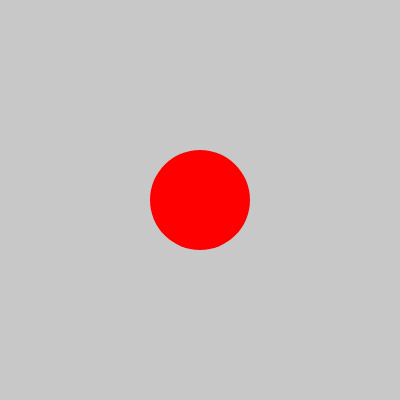
Frame 1 (no input)
Frame 60 (no input): identical to frame 1, image omitted
Frame 120 (the mouse pressed at the canvas centre since frame 60): identical to frame 1, image omitted

The p5.js sketch that drew this single still picture (run headless with seeded random() and noise() and a simulated clock; from frame 60 on, the mouse is pressed at the canvas centre):

// p5.js sketch
// ── sketch.js
/*
Simple click function.
Circle and rect
*/

let click = false;

function setup() {
  createCanvas(400, 400);
  background(200, 200, 200);
}

function draw() {
  background(200, 200, 200);
  
  /*
  The if-else construct is a conditional instruction, i.e. it allows instructions or code
  blocks to be executed depending on the occurrence of a condition.
  */
  
  if (click == false) {
    fill(255, 0, 0);
    noStroke();
    ellipseMode(CENTER);
    ellipse(width / 2, height / 2, 100, 100);
  } else {
    fill(255, 0, 255);
    noStroke();    
    rectMode(CENTER);
    rect(width / 2, height / 2, 100, 100);
  }
}

/*
This is a function that understands when a user clicks on the canvas. And the user clicks, something can be done.
*/
function mouseClicked() {
  click = !click;
}
